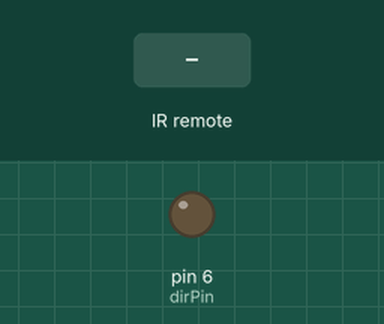
The sketch below on a simulated Arduino Uno, built with avr-gcc and run on an emulated ATmega328P. On the bench: output pins drawn as LEDs (lit = HIGH). The test bench sets the inputs (shaded band). Pins used as bus, display or sensor lines are not drawn.

Above: at 1.2 s.
1.3 s: infrared code 0x5454 received
At 2.5 s:
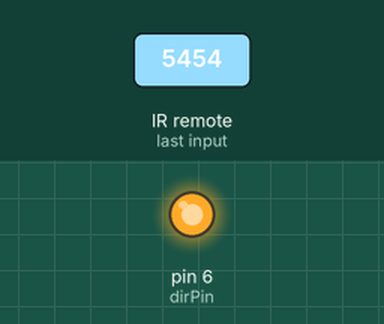
2.8 s: infrared code 0x5451 received
At 4.2 s:
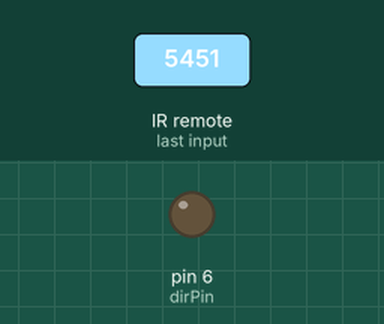
Timing chart, 0 to 5.8 s (numbered marks = the images above; inputs shaded):
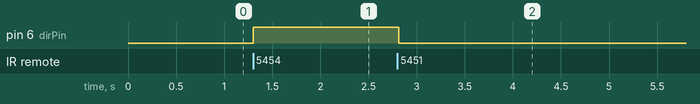

Measured:
- after the input at 1.3 s, pin 6 (dirPin): LOW → HIGH at once
- after the input at 2.8 s, pin 6 (dirPin): HIGH → LOW at once

The sketch:

daz.ino
```cpp
/*
  Simple example for receiving

  http://code.google.com/p/rc-switch/
*/

#include <RCSwitch.h>

RCSwitch mySwitch = RCSwitch();
int stepperPin = 5;
int dirPin = 6;
int sleepPin=4;
bool ouvert = true;

void setup() {
pinMode(dirPin, OUTPUT);
pinMode(stepperPin, OUTPUT);
digitalWrite(sleepPin, HIGH);

Serial.begin(9600);
mySwitch.enableReceive(0);
}

void loop() {
  if (mySwitch.available()) {

    int value = mySwitch.getReceivedValue();

    if (value == 21585) {
     ouvrir();
    }
    else if (value == 21588){
      fermer();
    }

    mySwitch.resetAvailable();
  }
  pause();
}
void step(boolean dir,int steps)
 {
 digitalWrite(dirPin,dir);
 delay(50);
 for(int i=0;i<steps;i++)
 {
   digitalWrite(stepperPin, HIGH);
   delayMicroseconds(900);
   digitalWrite(stepperPin, LOW);
   delayMicroseconds(900);
 }
  }

void fermer()
{
   if(ouvert == true){
  digitalWrite(sleepPin, HIGH);
  step(true,200);
  pause();
  ouvert = false;
   }
}


void ouvrir()
{
  if(ouvert == false){
  digitalWrite(sleepPin, HIGH);
 step(false,200);
  pause();
  ouvert = true;
  }
}

void pause()
{
  digitalWrite(sleepPin, LOW);
  delay(100);
//digitalWrite(sleepPin, HIGH);
}
```
